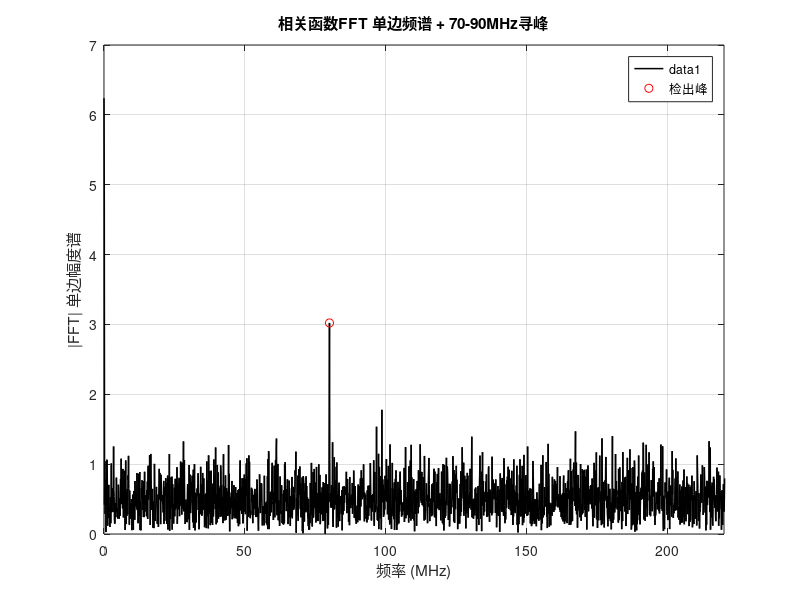

Write MATLAB code to recreate this figure. (Note: this script raises an error after producing the figure.)
clear;
clc;
close all;
%% 参数配置%%
v = 0;                   %设定风速m/s（反向50m/s,正向100m/s）
wavelength = 1550e-9;    %波长，固定参数
bin_width= 0.5e-9;       % bin宽度 500 ps/1ns/2ns 
T_total= 5e-6;          % 总时长（最低500ns-5us）
N_local_pers =1e5;      %本振光子秒计数率 （最低7e4,最高3e6）
N_signal_pers = 1e5;    %信号光子秒计数率 （最低7e4,最高3e6）
tau_dead = 30e-9;       %死时间，固定参数

%%单光子探测器响应%%
f_beat = 80e6 +2*v/wavelength;
n_per_cycle = 1e4*T_total/tau_dead;
P1 = N_local_pers/n_per_cycle;
P2 = N_signal_pers/n_per_cycle;
N_bin = round(T_total / bin_width);
N_d   = round(tau_dead / bin_width); % 死时间bin数目 s
t_vec = (0:N_bin-1)*bin_width;
Fs = 1/bin_width; %  a
% Step1：
R_inst = P1 + P2 + 2*sqrt(P1*P2)*cos(2*pi*f_beat * t_vec);
p = 1 - exp(-R_inst); % p(k):  S
% Step2：
q = zeros(1,N_bin);
for k = 1:N_bin
    win_start = max(1, k - N_d);
    win_idx   = win_start : k-1;
    prob_no_trigger = prod(1 - q(win_idx));
    q(k) = p(k) * prob_no_trigger;
end
% Step3: 
[corr, lags] = xcorr(q,'biased');
tau_axis = lags * bin_width;
noise_amp = 0.002;   % 噪声幅度，按需调大/调小 F 
corr_noisy = corr + noise_amp * randn(size(corr));

%%FFT%%
L = length(corr_noisy);
Y = fft(corr_noisy);
Y_half = Y(1:L/2+1);
amp_spec = abs(Y_half);
amp_spec(2:end-1) = 2*amp_spec(2:end-1);
freq_axis = (0:L/2)*Fs/L;

%% Step6：风速计算 
f_low = 10e6;
f_high = 210e6;
idx_mask = (freq_axis >= f_low) & (freq_axis <= f_high);
freq_win = freq_axis(idx_mask);
amp_win  = amp_spec(idx_mask);
[amp_peak,peak_idx_in_win] = max(amp_win);
f_peak = freq_win(peak_idx_in_win);
f_delta = f_peak - 80e6;

v_test = f_delta * wavelength / 2;
fprintf('寻峰频率 = %.3f MHz\n',f_peak/1e6);
fprintf('频率偏移Δf = %.3f MHz\n',f_delta/1e6);
fprintf('反演风速 v = %.4f m/s\n',v_test);

%% 绘图 
figure;
plot(freq_axis/1e6, amp_spec, 'k-','LineWidth',1.1); hold on;
plot(f_peak/1e6, amp_peak, 'ro','MarkerSize',6,'DisplayName','检出峰');
xlabel('频率 (MHz)'); ylabel('|FFT| 单边幅度谱');
xlim([0,220]); % 聚焦看80MHz拍频峰_Tsinghua ZGH
grid on; legend;
title('相关函数FFT 单边频谱 + 70-90MHz寻峰');

%%时间戳
t0 = 0;
t1 = 500e-9; 
[t,evt1,evt2] = single_pulse(P1,P2,0.2*P2);
edge = t0:bin_width:t1;
t_diff = evt1'-evt2;
[count,edge_out] = histcounts(t_diff,edge);
bin_center = (edge_out(1:end-1) + edge_out(2:end)) / 2;
% 简易绘图验证
figure;
bar(bin_center, count, 1);
xlabel('时间差 / s');
ylabel('光子计数');
title('时延分布直方图');
%evt2   通道2探测事件时间戳向量
function [t,evt1,evt2]  =  single_pulse(N_local,N_signal,N_bg)
%% ========== 参数设置 ==========
% SPAD 参数
dt = 500e-12;        % TDC采样步长 50ps
tau_dead = 50e-9;   % 死时间50ns
eta0 = 0.35;        % 探测效率
P_ap = 0.3;         % 原生雪崩初始后脉冲概率
P_ap_min = 1e-6;    % 后脉冲最小有效概率，低于则剔除，优化内存
N_dark = 2.5e-9;    % 暗计数均值(每bin平均光子数)
tau_ap = 100e-9;    % 后脉冲时间常数
%激光器参数
delta_f = 80e6;     % 80MHz拍频频差
bandwidth = 5e-7;   % 光开关500ns
Frequency = 10e3;   % 脉冲重复频率10kHz
%光路参数
start_bin = 1;      % 脉冲起始bin

%% Step 1：生成拍频光场平均光子数分布
t = 0: dt : 1/Frequency - dt;
N_bin = length(t);
dead_bin = round(tau_dead / dt); % 死时间占用bin数量
N_pulse_bin = round(bandwidth / dt);

phi = 2*pi*rand();
n_mean = zeros(N_bin,1);
idx_pulse = start_bin : start_bin + N_pulse_bin;
idx_pulse(idx_pulse > N_bin) = [];
% 拍频平均光子数：本振+信号+背景+干涉项
n_mean(idx_pulse) = N_local + N_signal + N_bg + 2*sqrt(N_local*N_signal)*cos(2*pi*delta_f*t(idx_pulse)+phi);
n_mean(N_pulse_bin+1:end) = N_dark;

%% Step 2：双通道泊松光子到达统计
n_real_ch1 = poissrnd(n_mean);
n_real_ch2 = poissrnd(n_mean);

%% Step3：SPAD响应仿真（死时间+概率后脉冲，Cell缓存时间戳提速）
% ========== 通道1状态 ==========
dead_cnt1 = 0;
ap_list1 = [];          % 每行[触发bin, 距触发已过bin数]
evt_cell1 = {};         % 单元数组缓存事件，避免循环频繁拼接
evt_idx1 = 1;

% ========== 通道2状态 ==========
dead_cnt2 = 0;
ap_list2 = [];
evt_cell2 = {};
evt_idx2 = 1;

for i = 1:N_bin
    curr_ph1 = n_real_ch1(i);
    new_ap1 = [];
    ap_trigger_flag = false;

    % 遍历现存后脉冲源
    for k = 1:size(ap_list1,1)
        trig_bin = ap_list1(k,1);
        delta_bin = ap_list1(k,2) + 1;
        delta_t = delta_bin * dt;
        p_now = P_ap * exp(-delta_t / tau_ap);
        
        if p_now < P_ap_min
            continue;
        end
        if rand() < p_now
            ap_trigger_flag = true;
            break; % 同一bin最多1次后脉冲触发
        else
            new_ap1 = [new_ap1; trig_bin, delta_bin];
        end
    end
    ap_list1 = new_ap1;

    % =========【重要修复】引入探测效率eta0 =========
    % 原生光子雪崩：光子存在 + 探测效率抽样成功 + 非死时间
    native_hit1 = false;
    if (dead_cnt1 <= 0) && (curr_ph1 >= 1)
        % 每个光子独立有η0概率触发雪崩，至少一个成功即触发
        photon_hits = rand(1,curr_ph1) < eta0;
        native_hit1 = any(photon_hits);
    end

    % 事件判定
    if native_hit1
        evt_cell1{evt_idx1} = t(i);
        evt_idx1 = evt_idx1 + 1;
        dead_cnt1 = dead_bin;
        % 原生雪崩产生后脉冲源
        if rand() < P_ap
            ap_list1 = [ap_list1; i, 0];
        end
    elseif ap_trigger_flag
        % 后脉冲触发，仅非死时间记录，不产生新后脉冲
        if dead_cnt1 <= 0
            evt_cell1{evt_idx1} = t(i);
            evt_idx1 = evt_idx1 + 1;
        end
    end

    % 死时间倒计时
    if dead_cnt1 > 0
        dead_cnt1 = dead_cnt1 - 1;
    end

    % ====================== 通道2独立逻辑 ======================
    curr_ph2 = n_real_ch2(i);
    new_ap2 = [];
    ap_trigger_flag2 = false;
    for k = 1:size(ap_list2,1)
        trig_bin = ap_list2(k,1);
        delta_bin = ap_list2(k,2) + 1;
        delta_t = delta_bin * dt;
        p_now = P_ap * exp(-delta_t / tau_ap);
        if p_now < P_ap_min
            continue;
        end
        if rand() < p_now
            ap_trigger_flag2 = true;
            break;
        else
            new_ap2 = [new_ap2; trig_bin, delta_bin];
        end
    end
    ap_list2 = new_ap2;

    native_hit2 = false;
    if (dead_cnt2 <= 0) && (curr_ph2 >= 1)
        photon_hits = rand(1,curr_ph2) < eta0;
        native_hit2 = any(photon_hits);
    end

    if native_hit2
        evt_cell2{evt_idx2} = t(i);
        evt_idx2 = evt_idx2 + 1;
        dead_cnt2 = dead_bin;
        if rand() < P_ap
            ap_list2 = [ap_list2; i, 0];
        end
    elseif ap_trigger_flag2
        if dead_cnt2 <= 0
            evt_cell2{evt_idx2} = t(i);
            evt_idx2 = evt_idx2 + 1;
        end
    end
    if dead_cnt2 > 0
        dead_cnt2 = dead_cnt2 - 1;
    end
end

% cell转为一维数值向量，最终输出时间戳序列
evt1 = cell2mat(evt_cell1);
evt2 = cell2mat(evt_cell2);
end
